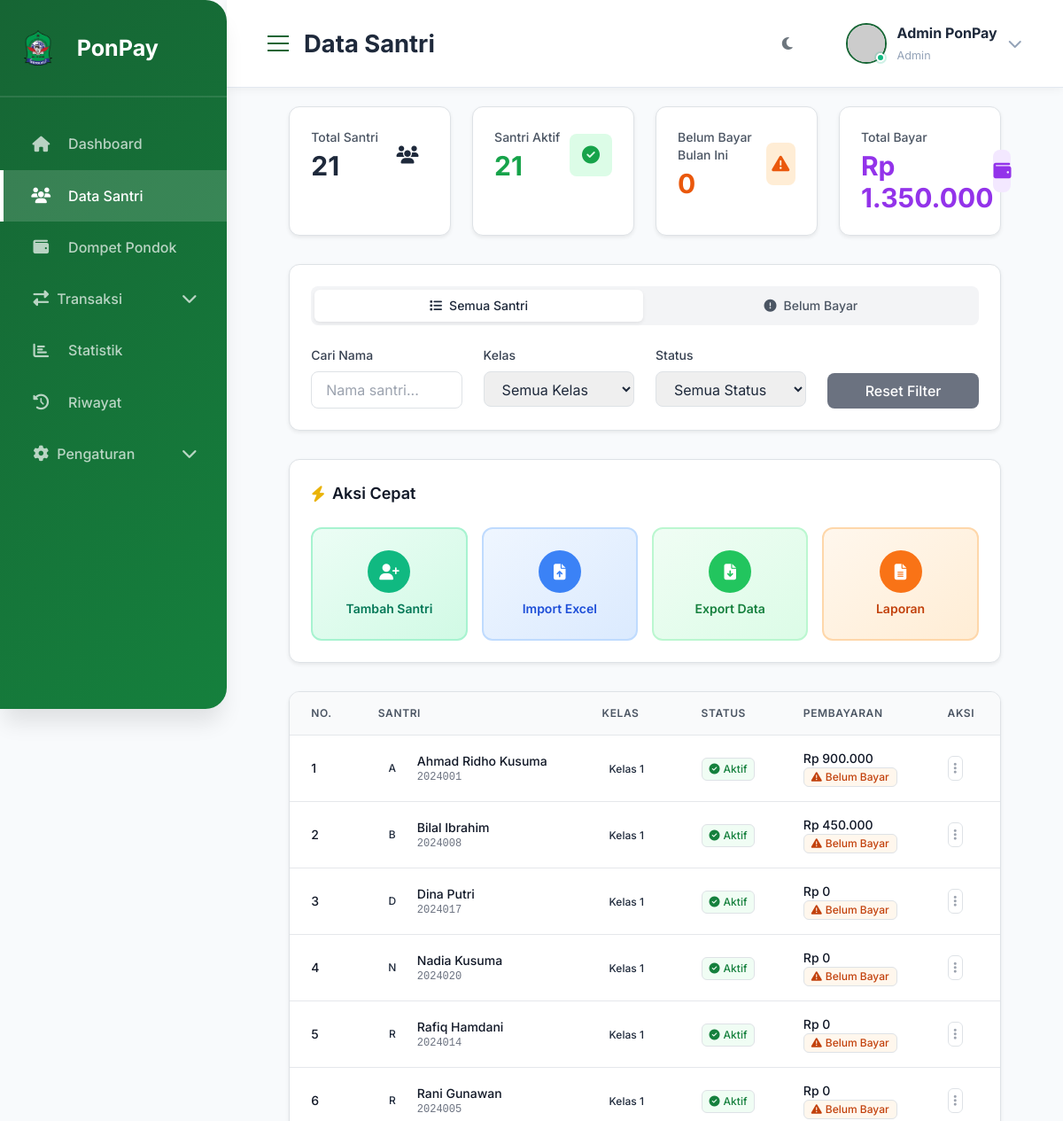
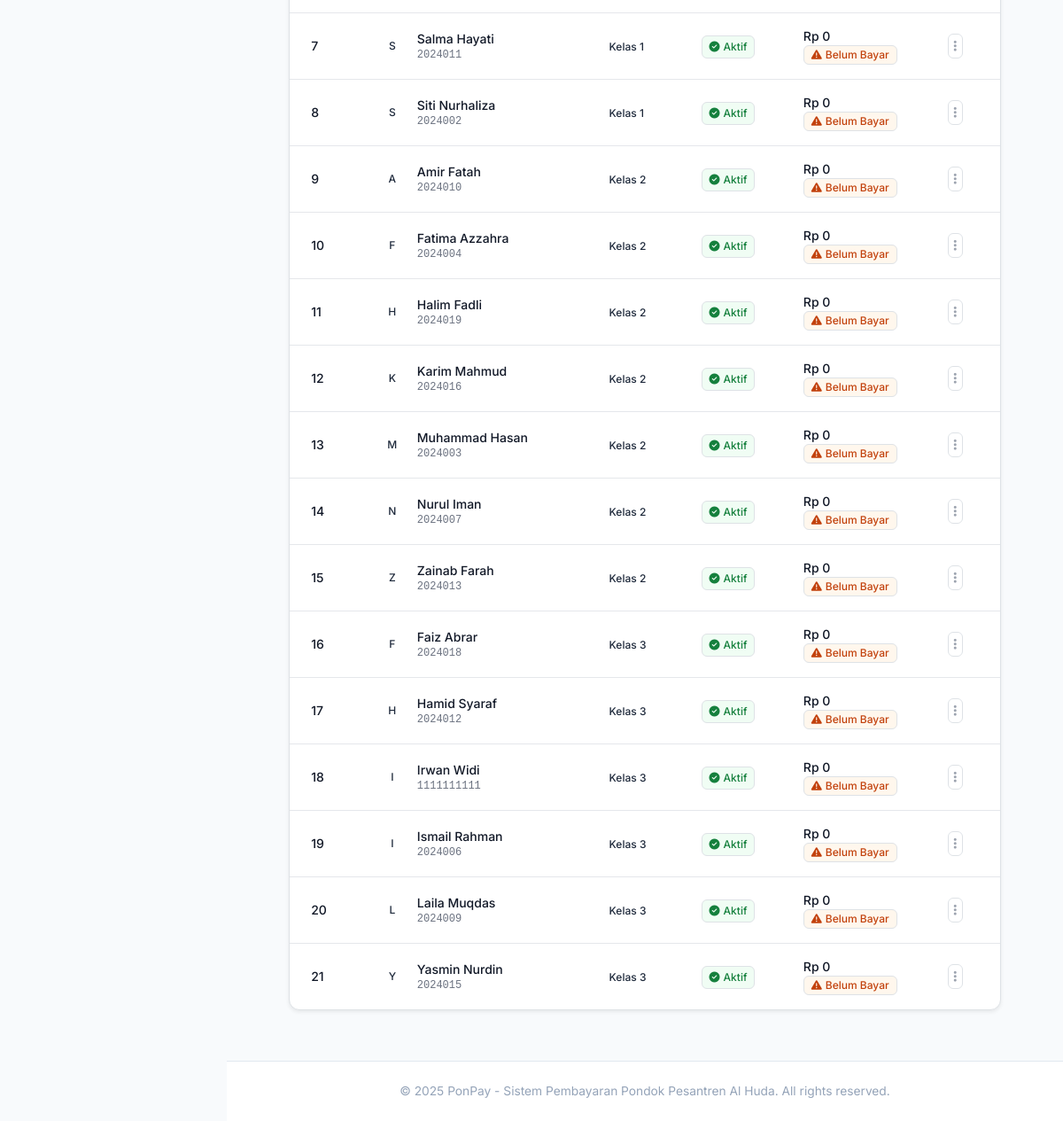
The page /students/ on the database its author committed (2 pictures, top to bottom).
### tables this page shows
CREATE TABLE students (
        id INTEGER PRIMARY KEY AUTOINCREMENT,
        name TEXT NOT NULL,
        nisn TEXT UNIQUE,
        kelas TEXT,
        jenis_kelamin TEXT,
        phone TEXT,
        parent_name TEXT,
        parent_phone TEXT,
        alamat TEXT,
        status TEXT DEFAULT 'aktif',
        photo TEXT,
        created_at TIMESTAMP DEFAULT CURRENT_TIMESTAMP
    );

### routes.py (the view)
@students_bp.route('/')
def index():
    students_data = get_all_students()
    students = []
    for student in students_data:
        student_dict = dict(student)
        stats = get_student_payment_stats(student['id'])
        student_dict['total_payment'] = stats['total_payment']
        student_dict['month_payment'] = stats['month_payment']
        students.append(student_dict)
    return render_template('students.html', students=students)

### app.py (called while the page is built)
@app.template_filter('rupiah')
def rupiah_format(value):
    try:
        value = int(value) if isinstance(value, (int, float)) else int(value)
        return f"Rp {value:,.0f}".replace(',', '.')
    except (ValueError, TypeError):
        return "Rp 0"

### db.py (called while the page is built)
def get_db():
    if 'db' not in g:
        g.db = sqlite3.connect(current_app.config['DATABASE'])
        g.db.row_factory = sqlite3.Row  # Enable column access by name
    return g.db

def query_db(query, args=(), one=False):
    cursor = get_db().cursor()
    cursor.execute(query, args)
    rv = cursor.fetchall()
    cursor.close()
    return (rv[0] if rv else None) if one else rv

def get_all_students():
    return query_db('''
        SELECT * FROM students
        ORDER BY kelas, name ASC
    ''')

### templates/students.html (shortened to what this page needs)
{% extends "base.html" %} {% block title %}Data Santri - PonPay{% endblock %} {%
block page_title %}Data Santri{% endblock %} {% block extra_css %}
<script src="https://cdn.tailwindcss.com"></script>
{% endblock %} {% block content %}
<div class="container-fluid">
  <div class="max-w-7xl mx-auto px-4 sm:px-6 lg:px-8">
    <div class="grid grid-cols-1 md:grid-cols-2 lg:grid-cols-4 gap-6 mb-8">
      <div class="bg-white rounded-xl shadow-sm border border-gray-200 p-6 hover-lift fade-in">
        <div class="flex items-center justify-between">
          <div>
            <p class="text-sm font-medium text-gray-600 mb-1">Total Santri</p>
            <p class="text-3xl font-bold text-primary-600">
              {{ students|length }}
            </p>
          </div>
          <div class="w-12 h-12 bg-primary-100 rounded-lg flex items-center justify-center">
            <i class="fas fa-users text-primary-600 text-xl"></i>
          </div>
        </div>
      </div>
      <div class="bg-white rounded-xl shadow-sm border border-gray-200 p-6 hover-lift fade-in"
        style="animation-delay: 0.1s">
        <div class="flex items-center justify-between">
          <div>
            <p class="text-sm font-medium text-gray-600 mb-1">Santri Aktif</p>
            <p class="text-3xl font-bold text-green-600">
              {% set aktif = students|selectattr('status', 'equalto',
              'aktif')|list %}{{ aktif|length }}
            </p>
          </div>
          <div class="w-12 h-12 bg-green-100 rounded-lg flex items-center justify-center">
            <i class="fas fa-check-circle text-green-600 text-xl"></i>
          </div>
        </div>
      </div>
      <div class="bg-white rounded-xl shadow-sm border border-gray-200 p-6 hover-lift fade-in"
        style="animation-delay: 0.2s">
        <div class="flex items-center justify-between">
          <div>
            <p class="text-sm font-medium text-gray-600 mb-1">
              Belum Bayar Bulan Ini
            </p>
            <p class="text-3xl font-bold text-orange-600">
              {% set belum_bayar_count = 0 %}{% for s in students %}{% if
              s.month_payment == 0 %}{% set belum_bayar_count =
              belum_bayar_count + 1 %}{% endif %}{% endfor %}{{
              belum_bayar_count }}
            </p>
          </div>
          <div class="w-12 h-12 bg-orange-100 rounded-lg flex items-center justify-center">
            <i class="fas fa-exclamation-triangle text-orange-600 text-xl"></i>
          </div>
        </div>
      </div>
      <div class="bg-white rounded-xl shadow-sm border border-gray-200 p-6 hover-lift fade-in"
        style="animation-delay: 0.3s">
        <div class="flex items-center justify-between">
          <div>
            <p class="text-sm font-medium text-gray-600 mb-1">Total Bayar</p>
            <p class="text-3xl font-bold text-purple-600">
              {{ (students|map(attribute='total_payment')|sum)|int|rupiah }}
            </p>
          </div>
          <div class="w-12 h-12 bg-purple-100 rounded-lg flex items-center justify-center">
            <i class="fas fa-wallet text-purple-600 text-xl"></i>
          </div>
        </div>
      </div>
    </div>
    <div class="bg-white rounded-xl shadow-sm border border-gray-200 p-6 mb-8">
      <div class="flex space-x-1 mb-6 bg-gray-100 p-1 rounded-lg">
        <button
          class="flex-1 flex items-center justify-center px-4 py-2 text-sm font-medium rounded-md transition-all duration-200 active-tab bg-white text-primary-600 shadow-sm"
          id="all-tab" onclick="switchTab('all')">
          <i class="fas fa-list mr-2"></i>
          Semua Santri
        </button>
        <button
          class="flex-1 flex items-center justify-center px-4 py-2 text-sm font-medium rounded-md transition-all duration-200 text-gray-600 hover:text-gray-900"
          id="belum-bayar-tab" onclick="switchTab('belum-bayar')">
          <i class="fas fa-exclamation-circle mr-2"></i>
          Belum Bayar
        </button>
      </div>
      <div class="grid grid-cols-1 md:grid-cols-4 gap-4">
        <div>
          <label class="block text-sm font-medium text-gray-700 mb-2">Cari Nama</label>
          <input type="text"
            class="w-full px-3 py-2 border border-gray-300 rounded-lg focus:ring-2 focus:ring-primary-500 focus:border-primary-500 transition-colors"
            id="search" placeholder="Nama santri..." />
        </div>
        <div>
          <label class="block text-sm font-medium text-gray-700 mb-2">Kelas</label>
          <select
            class="w-full px-3 py-2 border border-gray-300 rounded-lg focus:ring-2 focus:ring-primary-500 focus:border-primary-500 transition-colors"
            id="filterKelas">
            <option value="">Semua Kelas</option>
          </select>
        </div>
        <div>
          <label class="block text-sm font-medium text-gray-700 mb-2">Status</label>
          <select
            class="w-full px-3 py-2 border border-gray-300 rounded-lg focus:ring-2 focus:ring-primary-500 focus:border-primary-500 transition-colors"
            id="filterStatus">
            <option value="">Semua Status</option>
          </select>
        </div>
        <div class="flex items-end">
          <button type="reset"
            class="w-full px-4 py-2 bg-gray-500 text-white rounded-lg hover:bg-gray-600 transition-colors font-medium"
            onclick="resetFilters()">
            Reset Filter
          </button>
        </div>
      </div>
    </div>
    <div class="bg-white rounded-xl shadow-sm border border-gray-200 p-6 mb-8">
      <h6 class="text-lg font-semibold text-gray-900 mb-4 flex items-center">
        <i class="fas fa-bolt text-yellow-500 mr-2"></i>Aksi Cepat
      </h6>
      <div class="grid grid-cols-2 md:grid-cols-4 gap-3">
        <a href="{{ url_for('students.add') }}"
          class="flex flex-col items-center justify-center p-4 rounded-xl border-2 border-emerald-200 bg-gradient-to-br from-emerald-50 to-emerald-100 hover:from-emerald-100 hover:to-emerald-200 hover:border-emerald-400 transition-all duration-300 group">
          <div
            class="w-12 h-12 rounded-full bg-emerald-500 flex items-center justify-center mb-2 group-hover:scale-110 transition-transform">
            <i class="fas fa-user-plus text-white text-lg"></i>
          </div>
          <span class="text-sm font-semibold text-emerald-700">Tambah Santri</span>
        </a>
        <a href="{{ url_for('students.import_excel') }}"
          class="flex flex-col items-center justify-center p-4 rounded-xl border-2 border-blue-200 bg-gradient-to-br from-blue-50 to-blue-100 hover:from-blue-100 hover:to-blue-200 hover:border-blue-400 transition-all duration-300 group">
          <div
            class="w-12 h-12 rounded-full bg-blue-500 flex items-center justify-center mb-2 group-hover:scale-110 transition-transform">
            <i class="fas fa-file-upload text-white text-lg"></i>
          </div>
          <span class="text-sm font-semibold text-blue-700">Import Excel</span>
        </a>
        <a href="{{ url_for('students.export_excel') }}"
          class="flex flex-col items-center justify-center p-4 rounded-xl border-2 border-green-200 bg-gradient-to-br from-green-50 to-green-100 hover:from-green-100 hover:to-green-200 hover:border-green-400 transition-all duration-300 group">
          <div
            class="w-12 h-12 rounded-full bg-green-500 flex items-center justify-center mb-2 group-hover:scale-110 transition-transform">
            <i class="fas fa-file-download text-white text-lg"></i>
          </div>
          <span class="text-sm font-semibold text-green-700">Export Data</span>
        </a>
        <a href="{{ url_for('students.download_report') }}"
          class="flex flex-col items-center justify-center p-4 rounded-xl border-2 border-orange-200 bg-gradient-to-br from-orange-50 to-orange-100 hover:from-orange-100 hover:to-orange-200 hover:border-orange-400 transition-all duration-300 group">
          <div
            class="w-12 h-12 rounded-full bg-orange-500 flex items-center justify-center mb-2 group-hover:scale-110 transition-transform">
            <i class="fas fa-file-alt text-white text-lg"></i>
          </div>
          <span class="text-sm font-semibold text-orange-700">Laporan</span>
        </a>
      </div>
    </div>
    <div class="space-y-6">
      <div id="all-pane" class="active-tab-content">
        <div class="bg-white rounded-xl shadow-sm border border-gray-200 overflow-hidden">
          <div class="overflow-x-auto">
            <table class="w-full">
              <thead class="bg-gray-50 border-b border-gray-200">
                <tr>
                  <th class="px-4 py-3 text-left text-xs font-semibold text-gray-600 uppercase tracking-wider">
                    No.
                  </th>
                  <th class="px-4 py-3 text-left text-xs font-semibold text-gray-600 uppercase tracking-wider">
                    Santri
                  </th>
                  <th class="px-4 py-3 text-left text-xs font-semibold text-gray-600 uppercase tracking-wider">
                    Kelas
                  </th>
                  <th class="px-4 py-3 text-left text-xs font-semibold text-gray-600 uppercase tracking-wider">
                    Status
                  </th>
                  <th class="px-4 py-3 text-left text-xs font-semibold text-gray-600 uppercase tracking-wider">
                    Pembayaran
                  </th>
                  <th class="px-4 py-3 text-left text-xs font-semibold text-gray-600 uppercase tracking-wider">
                    Aksi
                  </th>
                </tr>
              </thead>
              <tbody class="divide-y divide-gray-200" id="studentTableBody">
                {% if students %} {% for student in students %}
                <tr class="student-row hover:bg-gray-50 transition-colors duration-200" data-name="{{ student.name }}"
                  data-kelas="{{ student.kelas }}" data-status="{{ student.status }}"
                  data-paid="{{ student.month_payment }}">
                  <td class="px-4 py-3 whitespace-nowrap text-sm font-medium text-gray-900">
                    {{ loop.index }}
                  </td>
                  <td class="px-4 py-3">
                    <div class="flex items-center">
                      <div class="flex-shrink-0 w-8 h-8">
                        <div class="w-8 h-8 rounded-full bg-primary-100 flex items-center justify-center">
                          <span class="text-xs font-medium text-primary-700">
                            {{ student.name[0].upper() }}
                          </span>
                        </div>
                      </div>
                      <div class="ml-3">
                        <div class="text-sm font-medium text-gray-900">
                          {{ student.name }}
                        </div>
                        <div class="text-xs text-gray-500 font-mono">
                          {{ student.nisn }}
                        </div>
                      </div>
                    </div>
                  </td>
                  <td class="px-4 py-3 whitespace-nowrap">
                    <span
                      class="inline-flex items-center px-2 py-1 rounded-md text-xs font-medium bg-primary-100 text-primary-800">
                      {{ student.kelas }}
                    </span>
                  </td>
                  <td class="px-4 py-3 whitespace-nowrap">
                    {% if student.status == 'aktif' %}
                    <span
                      class="inline-flex items-center px-2 py-1 rounded-md text-xs font-medium bg-green-50 text-green-700 border border-green-200">
                      <i class="fas fa-check-circle mr-1"></i>Aktif
                    </span>
                    {% else %}
                    <span
                      class="inline-flex items-center px-2 py-1 rounded-md text-xs font-medium bg-gray-50 text-gray-500 border border-gray-200">
                      <i class="fas fa-times-circle mr-1"></i>Non-Aktif
                    </span>
                    {% endif %}
                  </td>
                  <td class="px-4 py-3">
                    <div class="text-sm">
                      <div class="font-medium text-gray-900">
                        {{ student.total_payment|rupiah }}
                      </div>
                      <div class="text-gray-500 text-xs">
                        {% if student.month_payment == 0 %}
                        <span
                          class="inline-flex items-center px-2 py-0.5 rounded text-xs font-medium bg-orange-50 text-orange-700 border border-orange-200">
                          <i class="fas fa-exclamation-triangle mr-1"></i>Belum
                          Bayar
                        </span>
                        {% else %}
                        <span class="text-green-600 font-medium">{{ student.month_payment|rupiah }}</span>
                        <span class="text-gray-400">bulan ini</span>
                        {% endif %}
                      </div>
                    </div>
                  </td>
                  <td class="px-4 py-3 whitespace-nowrap text-sm font-medium">
                    <div class="relative">
                      <button onclick="toggleDropdown('{{ student.id }}')"
                        class="inline-flex items-center p-1.5 border border-gray-300 rounded-md text-gray-400 hover:text-gray-600 hover:bg-gray-50 focus:outline-none focus:ring-2 focus:ring-offset-2 focus:ring-primary-500"
                        title="Menu Aksi">
                        <i class="fas fa-ellipsis-v"></i>
                      </button>
                    </div>
                  </td>
                </tr>
                {% endfor %} {% endif %}
              </tbody>
            </table>
          </div>
        </div>
      </div>
    </div>
  </div>
</div>
{% endblock %}

### templates/students.html (style rules this page uses)
.fade-in { animation: fadeIn 0.5s ease-in-out; }
.hover-lift { transition: transform 0.2s ease, box-shadow 0.2s ease; }

### rows shown on the page
students: name "A", name "Ahmad Ridho Kusuma", nisn "2024001", kelas "Kelas 1", status "aktif" (drawn), total_payment|rupiah "Rp 900.000"
students: name "B", name "Bilal Ibrahim", nisn "2024008", kelas "Kelas 1", status "aktif" (drawn), total_payment|rupiah "Rp 450.000"
students: name "D", name "Dina Putri", nisn "2024017", kelas "Kelas 1", status "aktif" (drawn), total_payment|rupiah "Rp 0"
students: name "N", name "Nadia Kusuma", nisn "2024020", kelas "Kelas 1", status "aktif" (drawn), total_payment|rupiah "Rp 0"
students: name "R", name "Rafiq Hamdani", nisn "2024014", kelas "Kelas 1", status "aktif" (drawn), total_payment|rupiah "Rp 0"
students: name "R", name "Rani Gunawan", nisn "2024005", kelas "Kelas 1", status "aktif" (drawn), total_payment|rupiah "Rp 0"
students: name "S", name "Salma Hayati", nisn "2024011", kelas "Kelas 1", status "aktif" (drawn), total_payment|rupiah "Rp 0"
students: name "S", name "Siti Nurhaliza", nisn "2024002", kelas "Kelas 1", status "aktif" (drawn), total_payment|rupiah "Rp 0"
students: name "A", name "Amir Fatah", nisn "2024010", kelas "Kelas 2", status "aktif" (drawn), total_payment|rupiah "Rp 0"
students: name "F", name "Fatima Azzahra", nisn "2024004", kelas "Kelas 2", status "aktif" (drawn), total_payment|rupiah "Rp 0"
students: name "H", name "Halim Fadli", nisn "2024019", kelas "Kelas 2", status "aktif" (drawn), total_payment|rupiah "Rp 0"
students: name "K", name "Karim Mahmud", nisn "2024016", kelas "Kelas 2", status "aktif" (drawn), total_payment|rupiah "Rp 0"
students: name "M", name "Muhammad Hasan", nisn "2024003", kelas "Kelas 2", status "aktif" (drawn), total_payment|rupiah "Rp 0"
students: name "N", name "Nurul Iman", nisn "2024007", kelas "Kelas 2", status "aktif" (drawn), total_payment|rupiah "Rp 0"
students: name "Z", name "Zainab Farah", nisn "2024013", kelas "Kelas 2", status "aktif" (drawn), total_payment|rupiah "Rp 0"
students: name "F", name "Faiz Abrar", nisn "2024018", kelas "Kelas 3", status "aktif" (drawn), total_payment|rupiah "Rp 0"
students: name "H", name "Hamid Syaraf", nisn "2024012", kelas "Kelas 3", status "aktif" (drawn), total_payment|rupiah "Rp 0"
students: name "I", name "Irwan Widi", nisn "1111111111", kelas "Kelas 3", status "aktif" (drawn), total_payment|rupiah "Rp 0"
students: name "I", name "Ismail Rahman", nisn "2024006", kelas "Kelas 3", status "aktif" (drawn), total_payment|rupiah "Rp 0"
students: name "L", name "Laila Muqdas", nisn "2024009", kelas "Kelas 3", status "aktif" (drawn), total_payment|rupiah "Rp 0"
students: name "Y", name "Yasmin Nurdin", nisn "2024015", kelas "Kelas 3", status "aktif" (drawn), total_payment|rupiah "Rp 0"

### other values the page prints
{{ session.get('full_name', 'Admin PonPay') }} "Admin PonPay"
{{ session.get('role', 'admin') }} "Admin"
{{ students|length }} "21"
{{ aktif|length }} "21"
{{ belum_bayar_count }} "0"
{{ (students|map(attribute='total_payment')|sum)|int|rupiah }} "Rp 1.350.000"
